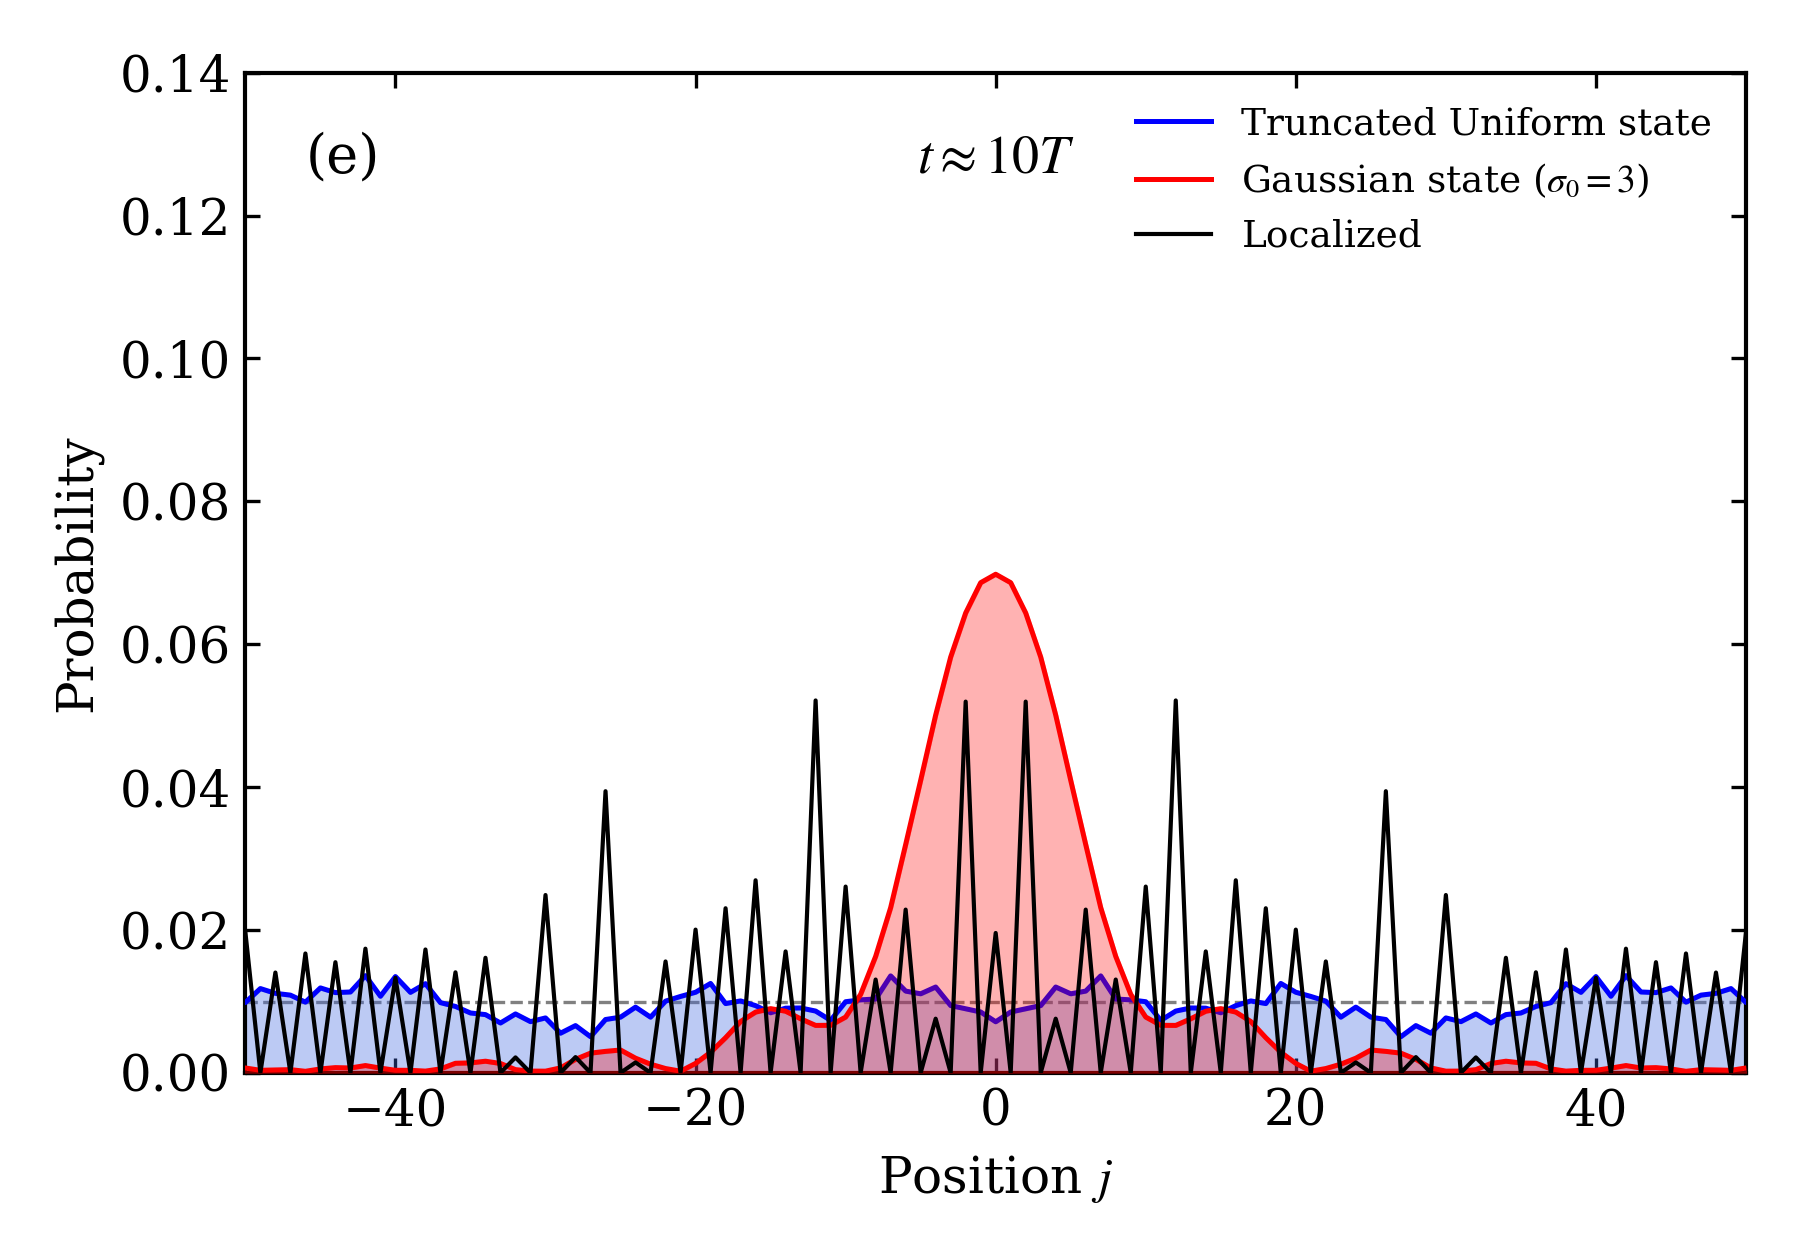

Here is the Python script that generated this plot:
r"""
Reprodução do Painel (e) da FIG. 2
'Stiffness in Confined Quantum Walks'
Distribuição de probabilidade em t \approx 10T.
"""

import numpy as np
import matplotlib.pyplot as plt
from qw_simulation import load_or_run_simulation, setup_matplotlib_style

def main():
    setup_matplotlib_style()
    data = load_or_run_simulation()
    
    j = data['j_full']
    p_loc = data['snaps_loc'][4]
    p_gauss = data['snaps_gauss'][4]
    p_unif = data['snaps_unif'][4]
    
    fig, ax = plt.subplots(figsize=(6, 4.2), dpi=200)
    
    # Linha da distribuição uniforme teórica de referência
    ax.axhline(1.0 / 101, color='gray', linestyle='--', lw=0.8, zorder=1)
    
    # 1. Truncated Uniform state (Azul com preenchimento)
    ax.fill_between(j, 0, p_unif, color='#4169e1', alpha=0.35, zorder=2)
    ax.plot(j, p_unif, color='blue', lw=1.2, label='Truncated Uniform state', zorder=3)
    
    # 2. Gaussian state (sigma_0 = 3) (Vermelho com preenchimento)
    ax.fill_between(j, 0, p_gauss, color='red', alpha=0.30, zorder=4)
    ax.plot(j, p_gauss, color='red', lw=1.2, label=r'Gaussian state ($\sigma_0 = 3$)', zorder=5)
    
    # 3. Localized state (Preto, linha contínua)
    ax.plot(j, p_loc, color='black', lw=1.0, label='Localized', zorder=6)
    
    # Rótulos do painel e do tempo
    ax.text(0.04, 0.90, "(e)", transform=ax.transAxes, fontsize=13)
    ax.text(0.50, 0.90, r"$t \approx 10T$", transform=ax.transAxes, ha='center', fontsize=13)
    
    ax.set_xlim(-50, 50)
    ax.set_ylim(0.00, 0.14)
    ax.set_xticks([-40, -20, 0, 20, 40])
    ax.set_yticks(np.arange(0.00, 0.15, 0.02))
    ax.yaxis.set_major_formatter(plt.FormatStrFormatter('%.2f'))
    
    ax.set_xlabel(r"Position $j$", fontsize=12)
    ax.set_ylabel(r"Probability", fontsize=12)
    ax.legend(frameon=False, loc="upper right", fontsize=9)
    
    plt.tight_layout()
    plt.savefig("fig2_panel_e.png", dpi=300)
    print("Salvo: fig2_panel_e.png")
    plt.close()

if __name__ == "__main__":
    main()
